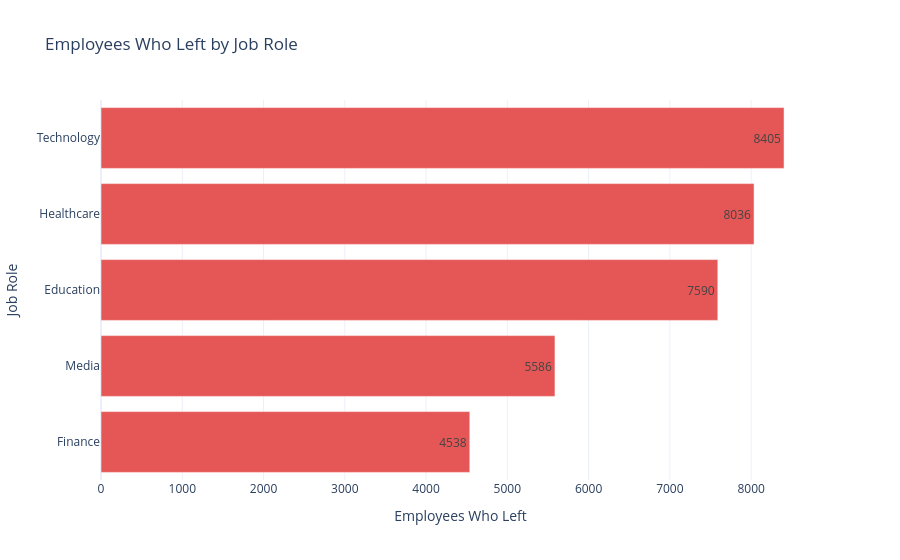

Write notebook code for a chart like this one.
### Markdown cell above
### Q1 · The Headline
Understanding the overall scale of attrition and identifying the primary source of leakage.

### Code cell
role_stats = rate_table(df, "job_role").sort_values("left", ascending=False)
top_role = role_stats.iloc[0]

fig = px.bar(role_stats, x="left", y="job_role", orientation="h", text_auto=True,
             title="Employees Who Left by Job Role",
             labels=LABELS, color_discrete_sequence=["#E45756"])
fig.update_layout(template=TEMPLATE, yaxis={'categoryorder':'total ascending'})
fig.show()

show_answer(
    "Q1", "Overall Attrition & Top Leaking Role",
    f"Overall, {company_avg:.1f}% of employees left. The **{top_role['job_role']}** role is the largest contributor to attrition volume, losing {int(top_role['left']):,} people.",
    f"Prioritize **{top_role['job_role']}** for a deep-dive retention review to understand the high absolute leakage."
)

### Figure 1 — Plotly figure (JSON) as saved in the notebook; plotly's stock layout.template omitted (floating-point values rounded to 4 significant figures)
{"data": [{"hovertemplate": "Employees Who Left=%{x}<br>Job Role=%{y}<extra></extra>", "legendgroup": "", "marker": {"color": "#E45756", "pattern": {"shape": ""}}, "name": "", "orientation": "h", "showlegend": false, "textposition": "auto", "texttemplate": "%{x}", "type": "bar", "x": [8405, 8036, 7590, 5586, 4538], "xaxis": "x", "y": ["Technology", "Healthcare", "Education", "Media", "Finance"], "yaxis": "y"}], "layout": {"barmode": "relative", "legend": {"tracegroupgap": 0}, "title": {"text": "Employees Who Left by Job Role"}, "xaxis": {"anchor": "y", "domain": [0, 1], "title": {"text": "Employees Who Left"}}, "yaxis": {"anchor": "x", "categoryorder": "total ascending", "domain": [0, 1], "title": {"text": "Job Role"}}}}
